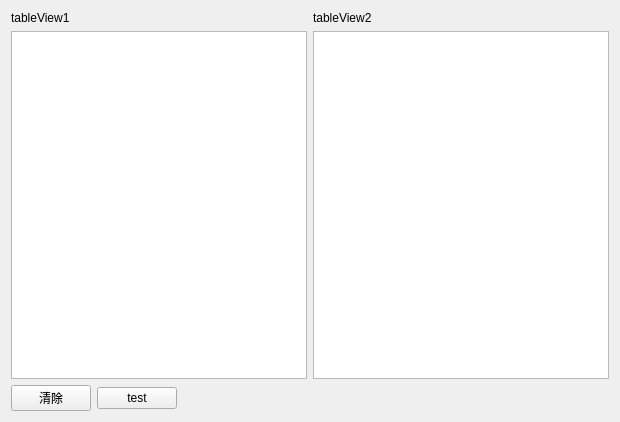
<?xml version="1.0" encoding="UTF-8"?>
<ui version="4.0">
 <class>ModelView</class>
 <widget class="QWidget" name="ModelView">
  <property name="geometry">
   <rect>
    <x>0</x>
    <y>0</y>
    <width>620</width>
    <height>422</height>
   </rect>
  </property>
  <property name="windowTitle">
   <string>ModelView</string>
  </property>
  <layout class="QGridLayout" name="gridLayout">
   <item row="0" column="0" colspan="3">
    <layout class="QHBoxLayout" name="horizontalLayout">
     <item>
      <layout class="QVBoxLayout" name="verticalLayout">
       <item>
        <widget class="QLabel" name="label">
         <property name="text">
          <string>tableView1</string>
         </property>
        </widget>
       </item>
       <item>
        <widget class="QTableView" name="tableView_1"/>
       </item>
      </layout>
     </item>
     <item>
      <layout class="QVBoxLayout" name="verticalLayout_2">
       <item>
        <widget class="QLabel" name="label_2">
         <property name="text">
          <string>tableView2</string>
         </property>
        </widget>
       </item>
       <item>
        <widget class="QTableView" name="tableView_2"/>
       </item>
      </layout>
     </item>
    </layout>
   </item>
   <item row="1" column="2">
    <spacer name="horizontalSpacer">
     <property name="orientation">
      <enum>Qt::Horizontal</enum>
     </property>
     <property name="sizeHint" stdset="0">
      <size>
       <width>521</width>
       <height>20</height>
      </size>
     </property>
    </spacer>
   </item>
   <item row="1" column="0">
    <widget class="QPushButton" name="clearBtn">
     <property name="text">
      <string>清除</string>
     </property>
    </widget>
   </item>
   <item row="1" column="1">
    <widget class="QPushButton" name="updateBtn">
     <property name="text">
      <string>test</string>
     </property>
    </widget>
   </item>
  </layout>
 </widget>
 <layoutdefault spacing="6" margin="11"/>
 <resources/>
 <connections/>
</ui>
